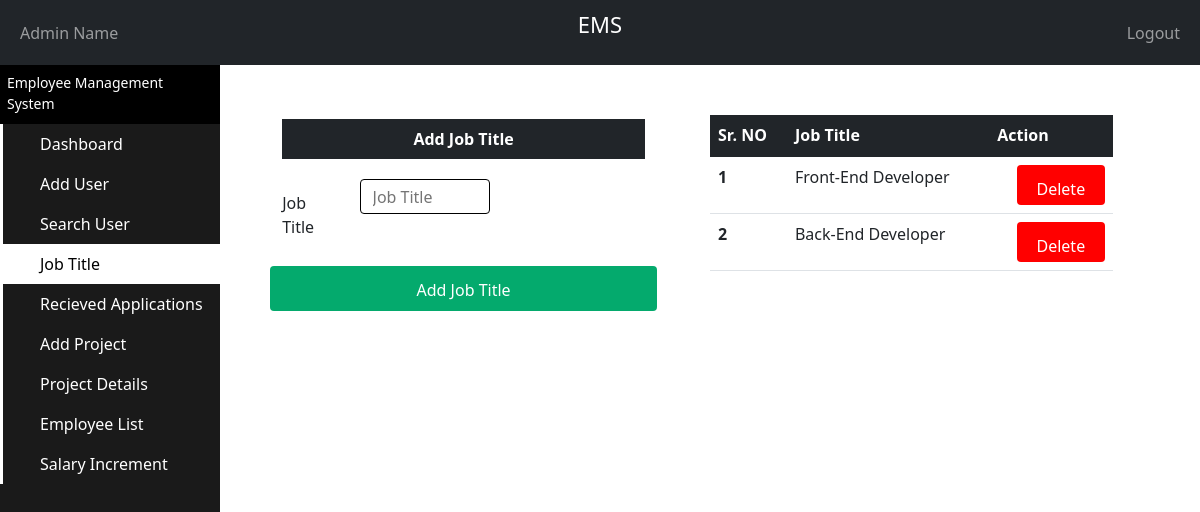
Screenshot of /PHP/Admin_JobTitle.php with the database file from the repository.
### tables this page shows
CREATE TABLE `job_title` (
  `JobTitle_ID` int(11) NOT NULL,
  `JobTitle_Name` varchar(50) NOT NULL
);

### PHP/Admin_JobTitle.php (the view, shortened to what this page needs)
<?php
  include "Connection.php";
?>
<!doctype html>
<html lang="en">
  <head>
    <link href="https://cdn.jsdelivr.net/npm/bootstrap@5.1.1/dist/css/bootstrap.min.css" rel="stylesheet">
  </head>
  <body>
    <nav class="navbar navbar-expand-md navbar-dark bg-dark">
      <div class="container-fluid">
        <div class="navbar-collapse collapse w-100 order-1 order-md-0 dual-collapse2">
          <ul class="navbar-nav me-auto">
            <li class="nav-item active">
              <a class="nav-link" href="Admin_PersonalDetails.php">
                <?php
                  if(isset($_SESSION['fname']) && isset($_SESSION['lname']))
                  {
                    echo"$_SESSION[fname] $_SESSION[lname]";
                    $ID = $_SESSION["uid"];
                    $sql = "SELECT * FROM admin_info WHERE Admin_ID='$ID'";
                    if($result = mysqli_query($con, $sql))
                    {
                      $count = mysqli_num_rows($result);
                      if($count != 1)
                      {
                        echo "<script> location.href='Logout.php'; </script>" ;
                      }
                    }
                    else{
                      echo "<script> location.href='Logout.php'; </script>" ;
                    }
                  }
                  else
                   echo"Admin Name";
                  ?>
              </a>
            </li>
          </ul>
        </div>
        <div class="mx-auto order-0">
          <p style="color: white;font-size:22px;">EMS</p>
        </div>
        <div class="navbar-collapse collapse w-100 order-3 dual-collapse2">
          <ul class="navbar-nav ms-auto">
            <li class="nav-item">
              <a class="nav-link" href="Login.php">Logout</a>
            </li>
          </ul>
        </div>
      </div>
    </nav>
    <div style="position:fixed;" class="sidebar-container">
      <div  class="sidebar-logo">
        <span> Employee Management System </span>
      </div>
      <ul class="sidebar-navigation">
        <li>
          <a style="text-decoration: none;" href="Admin_Dashboard.php">
            <i class="fa fa-home" aria-hidden="true"></i> Dashboard
          </a>
        </li>
        <li>
          <a style="text-decoration: none;" href="Admin_AddUser.php">
            <i class="fa fa-tachometer" aria-hidden="true"></i> Add User
          </a>
        </li>
        <li>
          <a style="text-decoration: none;" href="Admin_SearchUser.php">
            <i class="fa fa-tachometer" aria-hidden="true"></i> Search User
          </a>
        </li>
        <li>
          <a style="text-decoration: none;background-color: white;color: black;" href="Admin_JobTitle.php">
            <i class="fa fa-tachometer" aria-hidden="true"></i> Job Title
          </a>
        </li>
        <li>
          <a style="text-decoration: none;" href="Admin_Complaint.php">
            <i class="fa fa-tachometer" aria-hidden="true"></i> Recieved Applications
          </a>
        </li>
        <li>
          <a style="text-decoration: none;" href="Admin_AddProject.php">
            <i class="fa fa-tachometer" aria-hidden="true"></i> Add Project
          </a>
        </li>
        <li>
          <a style="text-decoration: none;" href="Admin_ProjectDetails.php">
            <i class="fa fa-tachometer" aria-hidden="true"></i> Project Details
          </a>
        </li>
        <li>
          <a style="text-decoration: none;" href="Admin_EmployeeList.php">
          <i class="fa fa-tachometer" aria-hidden="true"></i> Employee List
          </a>
        </li>
        <li>
            <a style="text-decoration: none;" href="Admin_SalaryIncrease.php">
                <i class="fa fa-tachometer" aria-hidden="true"></i> Salary Increment
          </a>
        </li>
      </ul>
    </div>
    <div class="content-container">
      <div class="container-fluid">
        <div class="container">
            <section style="width: 100%;margin: auto;padding: 10px;">
                <div style="width: 45%;margin-left:0%;float: left;">
                <div style="width:90%;margin-left: 5%;margin-top: 1%;float:left;"class="jumbotron" >
                <table style="margin-bottom: 0px;padding-bottom: 0px;"class="table">
                  <thead class="table-dark">
                    <tr >
                      <th style="text-align: center;border-bottom: 1px solid white;">Add Job Title</th>
                    </tr>
                  </thead>
                </table>
            </div>
            <br>
                <form style="width:90%;margin-left: 5%;margin-top: 10%;"action="Admin_PHPAddJobTitle.php" method='post'>
                <div style="font-size: 18;"class="row">
                    <div style="width:20%">
                        <label for="AddJobTitle">Job Title</label>
                    </div>
                    <div style="width:40%">
                        <input style="border-color: black;height:35px" type="text" id="AddJobTitle" name="AddJobTitle" placeholder="Job Title">
                    </div>
                    </div>
                    <div style="margin-top: 4%;"class="row">
                        <input style="height:45px"type="submit" value="Add Job Title">
                    </div>
                </form>
                </div>
                <div style="width: 45%;margin-left:5%;float: left;overflow:hidden;overflow-y: scroll;height: 500px; // change this to desired height">
                <table style="margin-top:0px;padding-top: 0px"class="table">
            <thead class="table-dark">
              <tr>
              <th scope="col">Sr. NO</th>
                <th scope="col">Job Title</th>
                <th scope="col">Action</th>
              </tr>
            </thead>
            <tbody>
            <?php
            $sql = "SELECT JobTitle_ID, JobTitle_Name FROM job_title";
            $result = mysqli_query($con, $sql);
            $i = 1;
            while($row=mysqli_fetch_array($result))
            {
                echo"
              <tr>
                <th>".$i."</th>
                <td>".$row['JobTitle_Name']."</td>
                <td><a class='DeleteButton' style='height:40px;margin-left: 5%;background-color:red;color:white;' href='Admin_PHPDeleteJobTitle.php?varname=".$row['JobTitle_ID']."'>Delete</a></td>
              </tr>";
              $i++;
            }
            ?>
            </tbody>
          </table>
                </div>
            </section>
        </div>
      </div>
    </div>
  </body>
</html>

### PHP/Admin_JobTitle.php (style rules this page uses)
.DeleteButton { background-color: #04AA6D; color: rgb(255, 255, 255); padding: 12px 20px; border: none; border-radius: 4px; text-decoration: none; text-align:center; cursor: pointer; float: right; }
.sidebar-container { position: fixed; width: 220px; height: 100%; left: 0; overflow-x: hidden; overflow-y: auto; background: #1a1a1a; color: #fff; }
.content-container { padding-top: 20px; }
.sidebar-logo { padding: 7px 15px 10px 7px; font-size: 14px; background-color: #000000; }
.sidebar-navigation { padding: 0; margin: 0; list-style-type: none; position: relative; }
.sidebar-navigation li { background-color: transparent; position: relative; display: inline-block; width: 100%; line-height: 20px; }
.sidebar-navigation li a { padding: 10px 15px 10px 30px; display: block; color: #fff; }
.sidebar-navigation li::before { background-color: white; position: absolute; content: ''; height: 100%; left: 0; top: 0; -webkit-transition: width 0.2s ease-in; transition: width 0.2s ease-in; color: #000000; width: 3px; z-index: -1; }
.content-container { padding-left: 220px; }
input[type=text], select, textarea { width: 100%; padding: 12px; border: 1px solid rgb(255, 255, 255); border-radius: 4px; box-sizing: border-box; resize: vertical; }
label { padding: 12px 12px 12px 0; display: inline-block; }
input[type=submit] { background-color: #04AA6D; color: rgb(255, 255, 255); padding: 12px 20px; border: none; border-radius: 4px; cursor: pointer; float: right; }
.container { border-radius: 5px; background-color: #ffffff; padding: 20px; }
.row:after { content: ""; display: table; clear: both; }

### rows the page displays
job_title: JobTitle_Name "Front-End Developer"
job_title: JobTitle_Name "Back-End Developer"
